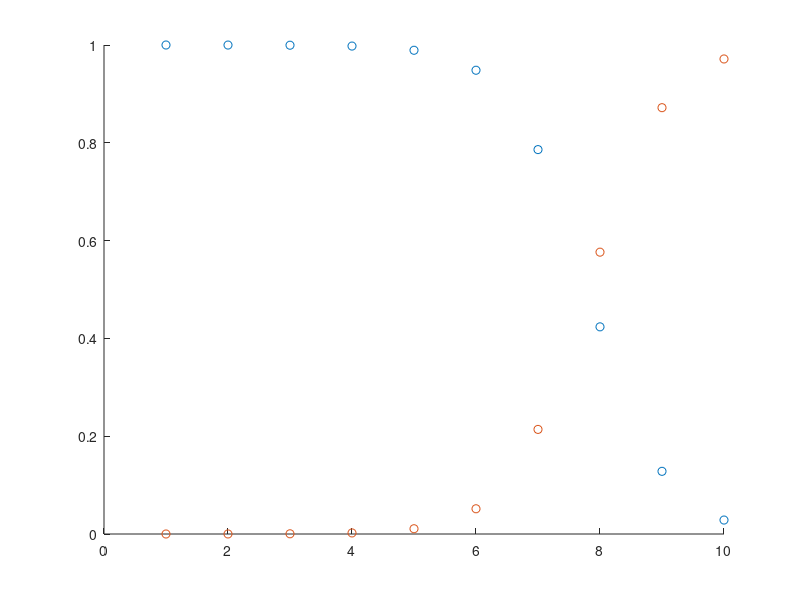

Reproduce this figure in MATLAB.
%% Bayesian Inference
%Mason DiMarco (mdimarco)


%% 1. Probability
%%
% _This pre-lab is adapted from a problem set devised and generously
% provided by Tom Griffiths_
%%
% Suppose you found a coin and wanted to know whether it was fair or
% biased. Let ? denote the probability that the coin produces heads each
% time you flip it, and assume that successive flips are independent. You
% have two hypotheses: h0 is the hypothesis that the coin is fair, with
% ? = 0.5; h1 is the hypothesis that the coin is biased, with ? = 0.9. A
% priori, you consider these hypotheses equally likely, so
% p(h0) = p(h1) = 0.5
%%
% Imagine you flip the coin once and it produces heads. Let d denote these
% data. What is the likelihood of these data under h0 and h1 [i.e. what is
% p(d|h0) and p(d|h1)]? Use Bayes rule to compute the posterior probability
% of h1. First work it out by hand.

%%
% Now write a script that computes the answer. Check the results you
% obtained by hand with the output of your script.
 


pH0 = 0.5;
pH1 = 0.5;
phH0 = 0.5;
phH1 = 0.9;
ph = pH0*phH0+pH1*phH1;

%Probability of hypothesis 1 being true given heads
pH1h = phH1*pH1/ph;
pH0h = 1-pH1h; %probability of the other hypothesis being true(1-ph1 since there are only 2 hypothesis)
%%
% Now, imagine you flipped the coin N times and produced a sequence
% containing Nh heads. For instance, imagine we flipped a coin 10 times and
% got 6 heads. What is the likelihood of this outcome under h0 and h1?

% Your code goes here.
n=10;
k=6;
pkheadsH0 = nchoosek(n,k)*phH0^k*(1-phH0)^(n-k);
pkheadsH1 = nchoosek(n,k)*phH1^k*(1-phH1)^(n-k);
pkheads = pkheadsH0*pH0+pkheadsH1*pH1;

%Probability of H1,H0 respectively, given k heads out of n flips
pH1kheads = pkheadsH1*pH1/pkheads;
pH0kheads = pkheadsH0*pH0/pkheads;

%%
% Generalize your script into a function that takes the number of heads and
% the number of tails in a sequence as inputs and returns the posterior
% probability of h1. 
 
% Your code goes here.
%Done as an input/output above,

%INPUTS
num_heads = 6;
num_tails = 4;

%BEGIN FUNCTION

n=num_heads+num_tails;
k=num_heads;
pkheadsH0 = nchoosek(n,k)*phH0^k*(1-phH0)^(n-k);
pkheadsH1 = nchoosek(n,k)*phH1^k*(1-phH1)^(n-k);
pkheads = pkheadsH0*pH0+pkheadsH1*pH1;
%Probability of H1, given k heads out of n flips
pH1kheads = pkheadsH1*pH1/pkheads;
%END FUNCTION

%RETURN
post_h1 = pH1kheads

%%
% Now plot this posterior probability for sequences with N = Nh ranging
% from 1 to 10 (from one to ten heads in a row). Describe what happens and
% explain intuitively why this is the case.
 
% Your code goes here.


N = 10;
trials = 1:N;
postH0 = zeros(N,1);
postH1 = zeros(N,1);
for n=1:N
    pkheadsH0 = nchoosek(N,n)*phH0^k*(1-phH0)^(N-n);
    pkheadsH1 = nchoosek(N,n)*phH1^k*(1-phH1)^(N-n);
    pkheads = pkheadsH0*pH0+pkheadsH1*pH1;

    %Probability of H1,H0 respectively, given k heads out of n flips
    pH1kheads = pkheadsH1*pH1/pkheads;
    pH0kheads = pkheadsH0*pH0/pkheads;
    
    postH0(n) = pH0kheads;
    postH1(n) = pH1kheads;
end

scatter(trials,postH0);
hold on
scatter(trials,postH1);

%As the number of heads increases, the probability of a biased coin (H1)
%increases. This makes sense, as if we see 9 heads come out of 10, it looks
%very consistent with the ideas that a biased coin of .9 chance of getting
%a heads is being flipped.

%% 2. The number game
%%
% _This lab is adapted from a problem set devised and generously
% provided by Josh Tenenbaum_
%%
% Josh Tenenbaum (2000) presented participants with a version of the
% following game: An experimenter tells you a set of numbers (for instance,
% 10, 20 and 50) between 1 and 100 that are members of a certain concept
% that he/she has in mind. You tell the experimenter your belief that
% another given number is part of the concept. Intuitively, most of us
% judge 40 to be much more likely than 37, because the "rule of the game"
% seems likely to be the concept "multiples of ten." In this lab, you
% will write a program that plays the number game.
%%
% Mathematically, we will make the assumption that the experimenter chooses
% a concept and then randomly generates numbers between 1 and 100 from that
% concept. The concept specifies a set S. So, for instance, if he/she
% chooses the concept "all multiples of 20," then the set is 20, 40, 60,
% 80, 100. She is then equally likely to say any given number from this
% set. We will assume that this happens "with replacement": she is allowed
% to say the same number multiple times (e.g., "20, 20, 40" is allowed).
%%
% The probability that a given number is in the set is just the sum over all
% possible concepts, multiplied by how likely the concept is a priori, and
% how well the concept fits the data that we have been given so far.
%%
% Remember that the probability of a series of independently generated data
% points is just the probability of each one multiplied together.
%%
% We will write a program that will take a set of numbers as input and
% output a plot of the probability, for each number between 1 and 100, that
% the given number is in the set the experimenter has in mind. Luckily,
% Josh shared his code with us so we won't have to code this from scratch.
% But we will have to fill in some code.
%%
% Start by opening the file *number_game_likelihood.m* and filling in the
% required code. This function should return the log likelihood of the data
% given a hypothesis, or log[Pr(D|H)]. Using logarithms is common in
% problems like these since we often need to compare very small numbers.
% Two small numbers can each get accidentally rounded to zero in the
% computer's memory (this is called "underflow error") while the logs of
% two very small numbers are just very negative and are thus easier to work
% with. Recall that adding the logarithms of two numbers is just like
% multiplying them together. You'll need to write code that assigns
% log_likelihood with a value and then save the function. The rest of
% Josh's code will take care of things like the sum and the priors.
%%
% If done properly your code will implicitly instantiate the size principle:
% Hypotheses which make very specific predictions (small sets, in this
% case) are given a big boost when those predictions come true, while
% hypotheses that make very general predictions (large sets) are given only
% a small boost. For instance, "20, 40, 60" boosts the likelihood of the
% hypothesis "multiples of 10" more than the hypothesis "even numbers."
% Remember that you do not need to do anything extra to capture the size
% principle. Doing the math properly will capture it for free.
%%
% Now take a look at the script *numbergame.m* This script creates a simple
% hypothesis space, and then plots the probability that each given number
% from 1 to 100 is in the set, given some data. A hypothesis is just a
% column vector, where the nth entry is 1 if the number is in the set
% specified by the hypothesis and zero otherwise. The script has been set
% so that it initially only considers hypotheses of the form "multiples of
% x," where x is a number from 1 to 100. We'll expand on this hypothesis
% space below. This script will call your log_likelihood function, so make
% that is working before you try. Try out the following data sets on this
% program:
 
%[50]
%[7]
%[90 70 30]
%[21 91 11]
%[64 32 16]
%[2 4 6 8]
%[1 3 5 7 9]
%[5 23 77 91]
%[2 73 17 47 11]
%[51 52 57 58]
%[1 2 3 5 8]
%[4 8 15 16 23]
%%
% Note: Some of these won't work very well in your program -- we'll change
% this soon.
%%
% Try running this program with no data at all (data = []). What do you
% find? What are we displaying when we do this? *Make sure you answer this
% question in the take-home portion.* Extra Credit: Some numbers have a
% very low probability in this graph. What set do they belong to?

%With empty data, we're displaying all possible hypothesis that could
%happen, if we only had even and odd numbers as our hypothesis, we would
%just see a straight bar graph of all numbers because each would be equally
%likely to occur according to our model.

%We see that there are some numbers that just don't belong to that many
%hypothesis. If I had many hypothesis with the number 60, for instance,
%the number 60 would be a higher probability of being found given [] data.


%% 3. Adding more hypotheses and real computational cognitive science
%%
% You'll notice that the program doesn't do very well with the example
% [1 3 5 7 9]. To make it work better on this problem, let's give it a
% hypothesis that represents "odd numbers." We can add a hypothesis using
% the following code:
 
%     hypload=zeros(N,1);
%     for j=1:N
%         if mod(j,2)==1
%             hypload(j)=1;
%         end
%     endhyps = [hyps hypload];
%%
% What does this program think about the number 37, now that is has "odd
% numbers" as a hypothesis? What does the program do when you remove this
% hypothesis?

%We see a all odd numbers having a small probability when the odd numbers
%are in there because of this new hypothesis, but when it's taken out their
%probability is 0.
%%
% Use the above code as a template for adding new hypotheses (The code has
% been set up so that you can append an arbitrary number of hypotheses this
% way -- each will be assigned equal prior probability). The first thing to
% do is to add intervals to your hypothesis space: for instance, all numbers
% between 50 and 60, or all numbers between 75 and 100. Beyond this, try to
% construct a hypothesis space that captures your own intuitions about he
% number game. Don't worry if you don't have strong intuitions about one or
% two of the sets of numbers in the example data we provide above - some
% may be random. Describe the hypotheses you added. How, if at all, did
% changing the hypothesis space change the output of the program? What does
% this tell us about how learning new concepts can change our ability to
% make predictions about the real world? Can you give at least one example?

%Changing the hypothesis space to add in ranges 45-55 and 50-60 gives two
%more hypothesis containing these numbers. Now testing with the data 50-55
%we see that the numbers 50-55 will definitely be in the number game, but
%that 45-50 and 55-60 will be equally likely, because of these two
%hypothesis.

%%
% Now you will actually model data that you collect yourself - this is real
% computational cognitive science! Give at least three friends the data sets
% from question 2 and ask them to list some candidate numbers that come
% quickly to mind as other members of the set. (You don't need to ask them
% for the probability of each and e% Now you will actually model data that you collect yourself - this is real
% computational cognitive science! Give at least three friends the data sets
% from question 2 and ask them to list some candidate numbers that come
% quickly to mind as other members of the set. (You don't need to ask them
% for the probability of each and every number from 1 to 100). Compare your
% data to the output of your program. If you've modeled the data well, then
% the numbers that come to mind first should correspond to the numbers
% assigned high probability by your model. When (and if) there is a
% disparity, try to add concepts to your hypothesis space that attempt to
% bridge the gap. Describe the results of your survey and what changes you
% made. You don't need to model the data perfectly - just try to move in
% the right direction. For extra credit, try changing not just the
% hypotheses, but the way that prior probabilities are assigned, in order
% to fit human data better. For even more extra credit, try a generative
% approach: Assign priors to hypotheses based on rules that make rules.
%%
% After changing your hypothesis space, test the predictions of your new
% model. For instance, imagine people kept saying"80" when you gave them
% [24 72]. You might say that this is because there is a concept "years in
% the 20th century in which a Republican was elected president of the
% United States." You should now test your model on new predictions - for
% instance when you say [52 20], people should say "88," but not "48."
% (This prediction probably wouldn't hold up.) Come up with three new sets
% (hopefully better ones!) for your revised model and test them on three
% more friends. Report your results. It's okay if your results disconfirm
% your model. The process of testing is the important part. Compare your
% data to the output of your program. If you've modeled the data well, then
% the numbers that come to mind first should correspond to the numbers
% assigned high probability by your model. When (and if) there is a
% disparity, try to add concepts to your hypothesis space that attempt to
% bridge the gap. Describe the results of your survey and what changes you
% made. You don't need to model the data perfectly - just try to move in
% the right direction. For extra credit, try changing not just the
% hypotheses, but the way that prior probabilities are assigned, in order
% to fit human data better. For even more extra credit, try a generative
% approach: Assign priors to hypotheses based on rules that make rules.

% It seemed in my tests that people have a more simple subset in mind.
% Giving the numbers [24 72] generally yielded 96 (the addition of the
% two), not 80, perhaps because people look for simpler patterns in smaller
% amounts of numbers than searching for something more specific. A longer
% list given, however, such as [2, 3, 5, 7, 11 ] would yield 13 or 17, as
% user's seemed more likely to look for "deeper" patterns when there were
% longer strings of numbers. 
%
% If I were to create priors or change the probabilities. I would probably
% create a weighting of hypothesis based on a few assumptions. I would
% give hypothesis such as evens, or odds a very high weight, and something
% such as "republican presidencies" lower weights. If this showed not to be
% enough, I may just crowd-source this for my prior, creating a true
% prior based on a population's sample responses. 



















